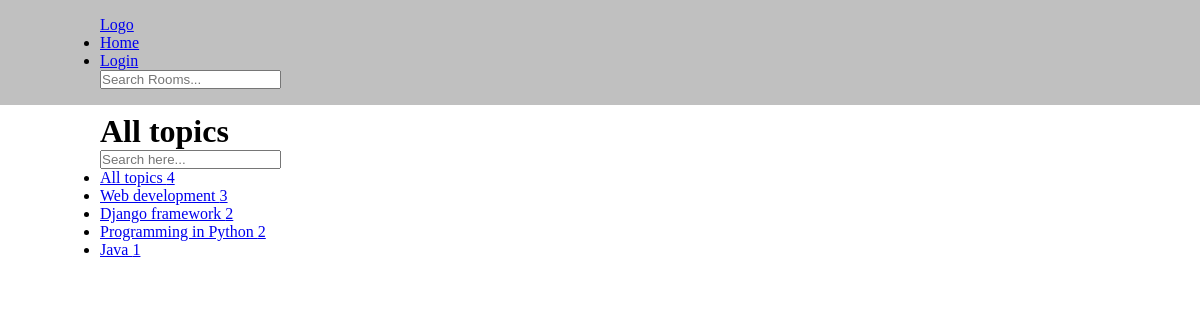
Page /topics/ on the committed database.
### base/models.py (models this page shows, shortened)
class Topic(models.Model):
    name = models.CharField(max_length=200)

### base/views.py (the view)
# urls.py: path('topics/', views.topics_page, name='topics'),
def topics_page(request):
    q = request.GET.get('q') if request.GET.get('q') != None else ''
    topics = Topic.objects.filter(name__icontains=q)
    context = {'topics': topics}
    return render(request, 'base/topics_page.html', context)

### base/templates/base/topics_page.html (shortened to what this page needs)
{% extends 'base.html' %}
{% block content %}
<div class="container">
    <h1>All topics</h1>
    <form action="" method="GET">
        <input type="text" name="q" placeholder="Search here...">
    </form>
    <ul>
        <li>
            <a href="{% url 'home' %}">All topics <span>{{ topics.count }}</a>
        </li>
        {% for topic in topics %}
        <li>
            <a href="{% url 'home' %}?q={{topic.name}}">{{ topic.name }} <span>{{ topic.room_set.all.count }}</span></a>
        </li>
        {% endfor %}
    </ul>
</div>
{% endblock %}

### base/static/css/style.css (style rules this page uses)
* { padding: 0; margin: 0; box-sizing: border-box; }
.container { max-width: 1000px; margin: 0 auto; padding: 0.5rem 0; }

### rows in the picture
Topic: name "Web development", room_set.all.count "3"
Topic: name "Django framework", room_set.all.count "2"
Topic: name "Programming in Python", room_set.all.count "2"
Topic: name "Java", room_set.all.count "1"

### other values in the picture
{{ topics.count }} "4"
